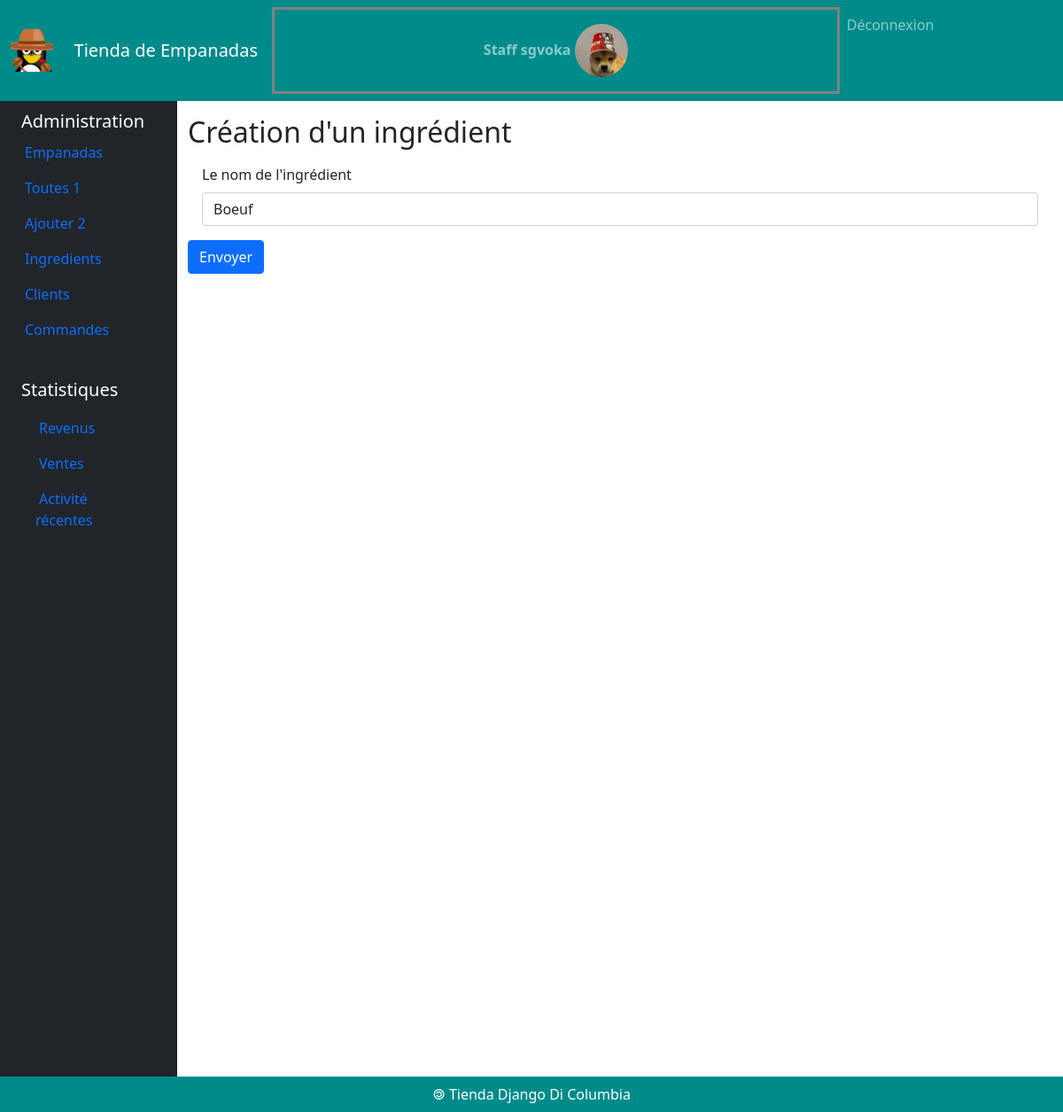
/ingredients/1/update/ (signed in), run on the app's committed database.
### comptes/models.py (models this page shows)
class TiendaUser(User) :
    image = models.ImageField( default = "imagesUsers/default.png",
                               upload_to = "imagesUsers/")

### empanadas/models.py (models this page shows, shortened)
class Ingredient(models.Model) :
    idIngredient = models.AutoField(primary_key = True)
    nomIngredient = models.CharField(max_length = 50)

### empanadas/views.py (the view)
# urls.py: path('ingredients/<int:ingredient_id>/update/', views.afficherFormulaireModificationIngredient),
def afficherFormulaireModificationIngredient(request, ingredient_id) :
    user = None
    if request.user.is_staff :
        user = TiendaUser.objects.get(id=request.user.id)
        ingr = Ingredient.objects.get(idIngredient = ingredient_id)
        return render(
            request,
            'empanadas/formulaireModificationIngredient.html',
            { 'ingredient' : ingr, 'user' : user }
        )
    elif request.user.is_authenticated :
        return redirect('/empanadas')
    else :
        return redirect('/login')

### empanadas/templates/empanadas/formulaireModificationIngredient.html (shortened to what this page needs)
{% extends 'empanadas/base.html' %}
{% block main %}
<h2>Création d'un ingrédient</h2>
<form action="/ingredients/{{ingredient.idIngredient}}/updated/" method="post">
    <div class="m-3">
        <label for="id_nomIngredient" class="form-label">
            Le nom de l'ingrédient
        </label>
        <input id="id_nomIngredient" name="nomIngredient" value="{{ingredient.nomIngredient}}" type="text" maxlength="50" required class="form-control"/>
    </div>
    <button type="submit" class="btn btn-primary">
        Envoyer
    </button>
</form>
{% endblock %}

### comptes/templates/comptes/menuStaff.html (shortened to what this page needs)
{% load static %}
<nav class="navbar navbar-expand-lg navbar-dark">
    <div class="container-fluid">
        <img id="logo" src="{% static 'empanadas/img/mexicanPingouin.png' %}" alt="logo Pinguoin Mexicain">
        <a class="navbar-brand" href="#">Tienda de Empanadas</a>
        <div id="navbarText" class="collapse navbar-collapse" >
            <ul class="navbar-nav">
                <li class="nav-item">
                    <span class="nav-link" style="border: solid grey; font-weight: bold;">
                        <a class="nav-link" href="/user/update/" >
                            Staff {{user}}
                            <img src="{{MEDIA_URL}}{{user.image}}" class="rounded-circle" style="width: 10%;"/>
                        </a>
                    </span>
                </li>
                <li class="nav-item">
                    <a class="nav-link" href="/logout">
                        Déconnexion
                    </a>
                </li>
            </ul>
        </div>
    </div>
</nav>

### empanadas/static/empanadas/css/styles.css (style rules this page uses)
nav { background-color: darkcyan; }
#logo { width: 3em; margin-right: 2%; }
.nav-item { text-align: center; }

### data on the page
TiendaUser: username "sgvoka", image (picture)
Ingredient: nomIngredient "Boeuf"
